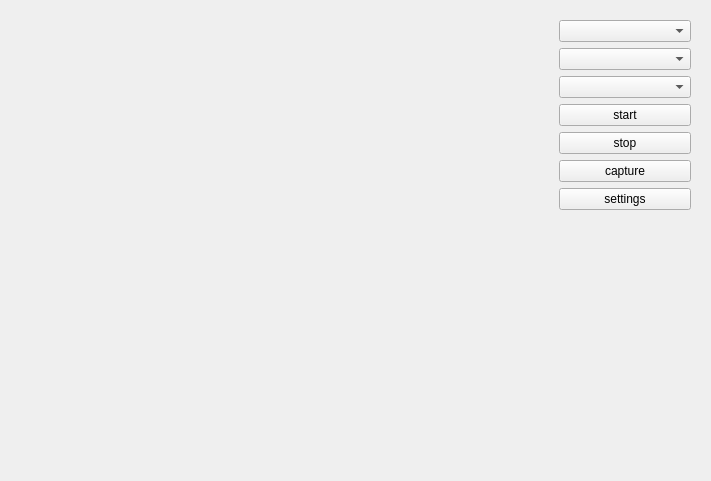
<?xml version="1.0" encoding="UTF-8"?>
<ui version="4.0">
 <class>CameraForm</class>
 <widget class="QWidget" name="CameraForm">
  <property name="geometry">
   <rect>
    <x>0</x>
    <y>0</y>
    <width>711</width>
    <height>481</height>
   </rect>
  </property>
  <property name="windowTitle">
   <string>Form</string>
  </property>
  <layout class="QHBoxLayout" name="horizontalLayout">
   <item>
    <widget class="QLabel" name="imageLabel">
     <property name="text">
      <string/>
     </property>
    </widget>
   </item>
   <item>
    <widget class="QWidget" name="controlWidget" native="true">
     <property name="maximumSize">
      <size>
       <width>150</width>
       <height>16777215</height>
      </size>
     </property>
     <layout class="QVBoxLayout" name="verticalLayout">
      <item>
       <widget class="QComboBox" name="devComboBox"/>
      </item>
      <item>
       <widget class="QComboBox" name="resolutionComboBox"/>
      </item>
      <item>
       <widget class="QComboBox" name="processComboBox"/>
      </item>
      <item>
       <widget class="QPushButton" name="startBtn">
        <property name="text">
         <string>start</string>
        </property>
       </widget>
      </item>
      <item>
       <widget class="QPushButton" name="stopBtn">
        <property name="text">
         <string>stop</string>
        </property>
       </widget>
      </item>
      <item>
       <widget class="QPushButton" name="captureBtn">
        <property name="text">
         <string>capture</string>
        </property>
       </widget>
      </item>
      <item>
       <widget class="QPushButton" name="settingsBtn">
        <property name="text">
         <string>settings</string>
        </property>
       </widget>
      </item>
      <item>
       <spacer name="verticalSpacer">
        <property name="orientation">
         <enum>Qt::Vertical</enum>
        </property>
        <property name="sizeHint" stdset="0">
         <size>
          <width>20</width>
          <height>332</height>
         </size>
        </property>
       </spacer>
      </item>
     </layout>
    </widget>
   </item>
  </layout>
 </widget>
 <resources/>
 <connections/>
</ui>
